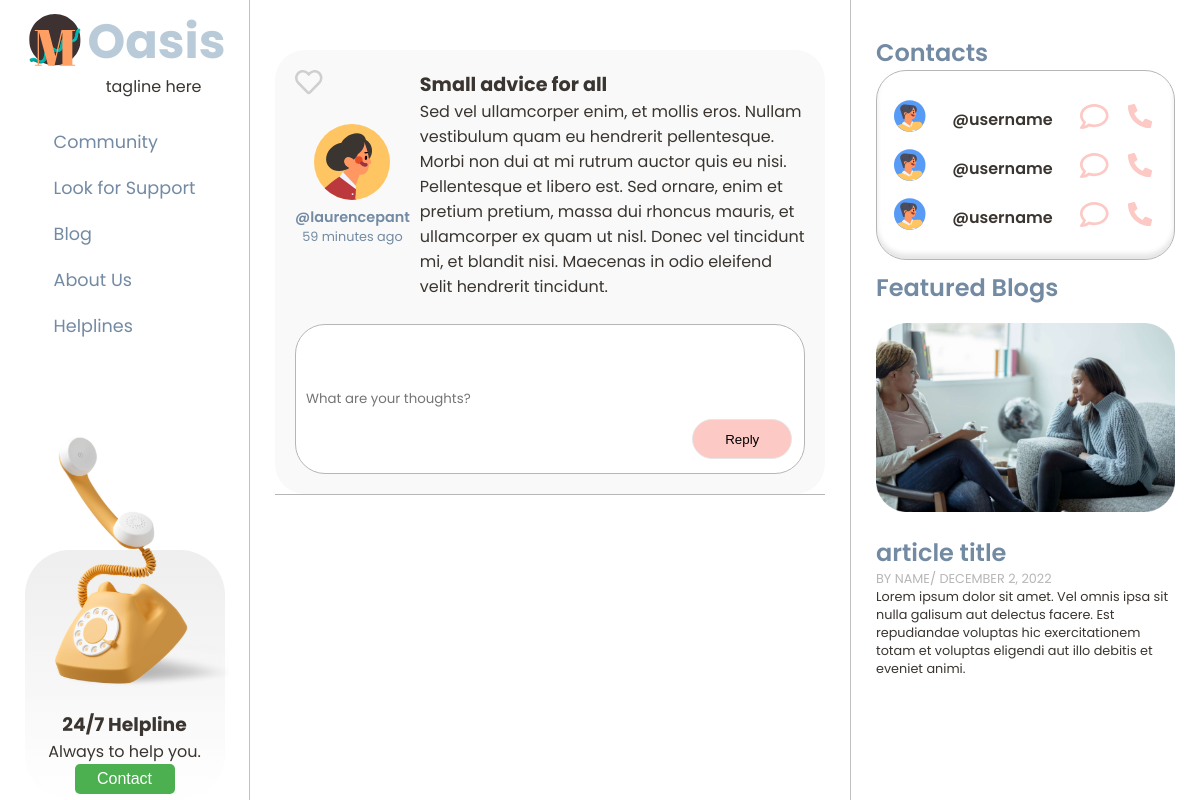
Screenshot of /post/2 with the database file from the repository.
### forum/models.py (models this page shows, shortened)
class Post(models.Model):
    category = models.ManyToManyField(Category, related_name="categories", blank=True)
    user = models.ForeignKey(ForumUser, on_delete=models.CASCADE, related_name="posts")
    title = models.CharField(max_length=90)
    content = models.TextField(blank=False)
    date = models.DateTimeField(auto_now_add=True)
    likes = models.ManyToManyField(ForumUser, related_name="likes", blank=True)
    def get_date(self):
        return humanize.naturaltime(self.date)
    class Meta:
        verbose_name = "Post"
        verbose_name_plural = "Posts"

### forum/views.py (the view)
# urls.py: path('post/<int:pk>', PostView.as_view(), name='post'),
class PostView(DetailView):
    model = Post
    template_name = "post.html"
    def get_context_data(self, **kwargs):
        context = super().get_context_data(**kwargs)
        post = context["object"]
        context['comments'] = Comment.objects.all().filter(post=post)
        return context

### forum/templates/post.html (shortened to what this page needs)
{%  extends 'base.html' %}
{%  load static %}
{%  block content %}
<div class="main centered">
    <div class="rounded post-content-container ">
        <div class="post-top-container">
            <a href="#like" class="post-like-button">
                <img src="{%  static 'images/love.svg' %}">
            </a>
            <div class="post-author-container">
                <div class="post-author">
                    <div class="post-profile-pic-container">
                        <img class="post-profile-pic" src="{% static 'images/profile_pic_placeholder.svg' %}">
                    </div>
                    <div class="post-username">
                        @{{ post.user.username }}
                    </div>
                    <div class="post-time">
                        {{ post.get_date }}
                    </div>
                </div>
            </div>
            <div class="post-details-container">
                <div class="post-title-container">
                    <div class="post-title">{{ post.title }}</div>
                </div>
                <div class="post-text-container">
                    <p class="post-text">
                        {{ post.content }}
                    </p>
                </div>
            </div>
        </div>
        <br>
        <div class="post-bottom-container">
            <div class="post-comment-container">
                <div class="comment-box">
                    <form >
                        <input class="rounded personal post-comment-input" type="text" placeholder="What are your thoughts?">
                        <button id="comment-submit-button" type="submit">Reply</button>
                    </form>
                </div>
            </div>
        </div>
    </div>
    <div class="replies-container">
    </div>
</div>
    <div class="right">
        {%  include 'contacts.html' %}
    </div>
{%  endblock %}

### forum/static/css/styles.css (style rules this page uses)
:root { --platinum: #eae7e2ff; --alice-blue: #d7e2e8ff; --beau-blue: #b9cbd9ff; --baby-pink: #fcc9c5ff; --misty-rose: #feddd8ff; --light-cyan: #cfe3e2ff; --text-color: #3A3530; --light-text: #B6B6B6; --poppins: 'Poppins', sans-serif; }
* { margin: 0; padding: 0; }
*, *::before, *::after { box-sizing: border-box; }
html { height: 100vh; }
body { background-color: white; color: var(--text-color); font-family: var(--poppins); display: flex; align-items: flex-start; justify-content: center; margin: 0; padding: 0; width: 100%; min-height: 100%; }
.right { display: flex; flex-direction: column; padding: 25px; border-left: 1px solid rgba(77, 77, 77, 0.35); position:fixed; width: 350px; height: 100%; right:0; top: 0; }
* a { text-decoration: inherit; color: var(--text-color); }
.rounded { border-radius: 30px; }
.personal { font-family: inherit; color:var(--light-text); border: solid 1px var(--light-text); }
.main { display:flex; flex-direction: column ; padding-left: 225px; padding-right: 325px; margin: 50px 50px; }
.post-title { font-weight: bold; }
.post-username { text-align: left; font-size: 0.9rem; font-weight: 600; }
.post-author { color: #738AA3; text-align: center; align-items: center; }
.post-time { font-size: .8rem; }
.comment-box .personal { width: 100%; height: 30px; padding: 5px 10px; }
.comment-box input { color:var(--text-color); }
.centered { display: flex; align-items: center; justify-content: center; }
.post-content-container { display: flex; position: relative; min-height: 270px; overflow-y:hidden; background-color: #F9F9F9; font-size: 1rem; flex-direction: column; justify-content: space-evenly ; min-width: 100%; padding: 20px; }
.post-top-container { width: 100%; display: flex; align-items: center; position: relative; }
.post-bottom-container { width: 100%; }
.post-author-container { display: flex; align-items: center; }
.post-details-container { margin-left: 10px; flex-grow: 8; width: 100%; height: 100%; }
.post-comment-container { width: 100%; min-height: 150px; position: relative; }
.post-comment-input { min-height: 150px; text-align: start; background-color: white; }
.post-text { display: flex; flex-direction: column; width: 100%; height: 100%; font-size: 1rem; }
.post-title { font-size: 1.2rem; }
#comment-submit-button { position: absolute; bottom: 10%; right: 2.5%; width: 100px; height: 40px; background: #FCC9C5; border: solid 1px #e7e6e6; border-radius: 28px; }
.replies-container { width: 100%; border-top: solid 1px var(--light-text); }
.post-like-button { position: absolute; top:0; z-index: 10; }

### rows the page displays
Post: user.username "laurencepant", get_date "59 minutes ago", title "Small advice for all", content "Sed vel ullamcorper enim, et mollis eros. Nullam vestibulum quam eu hendrerit pellentesque. Morbi non dui at mi rutrum auctor quis eu nisi. Pellentesque et libero est. Sed ornare, enim et pretium pretium, massa dui rhoncus mauris, et ullamcorper ex quam ut nisl. Donec vel tincidunt mi, et blandit nisi. Maecenas in odio eleifend velit hendrerit tincidunt."
